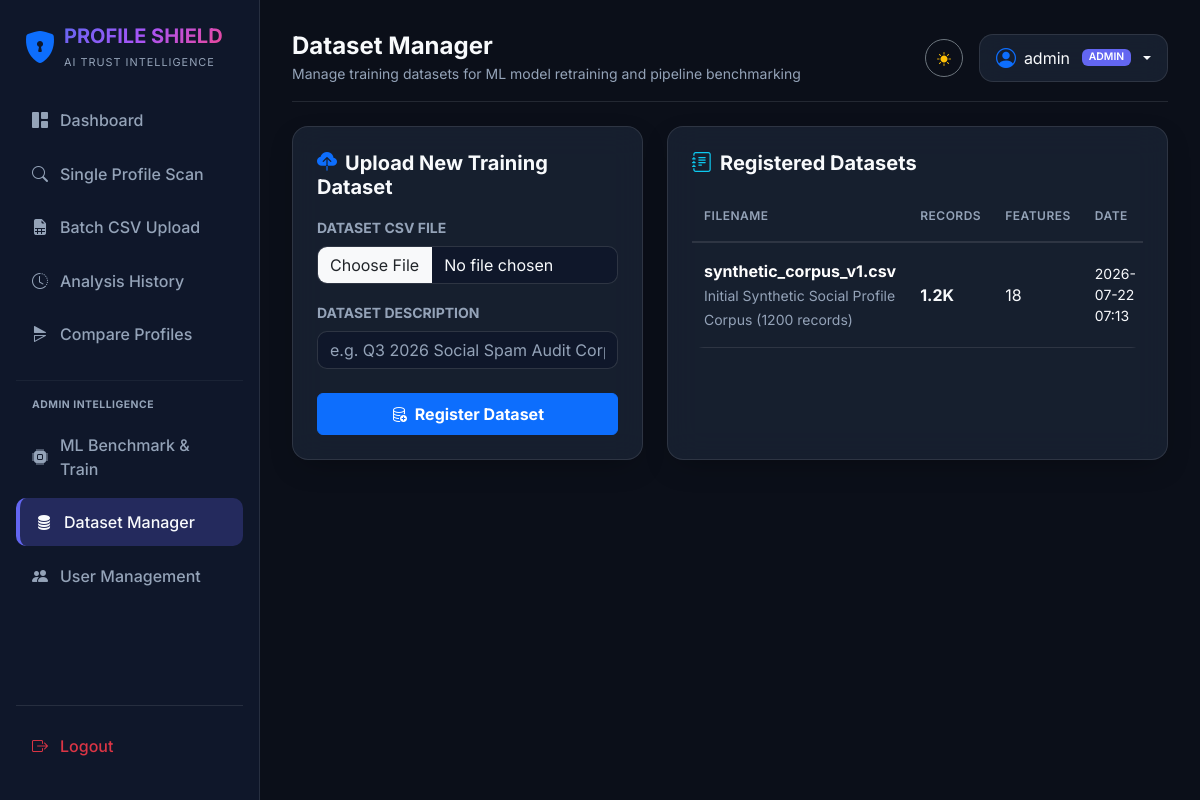
The app's page /admin/datasets (signed in), older data.
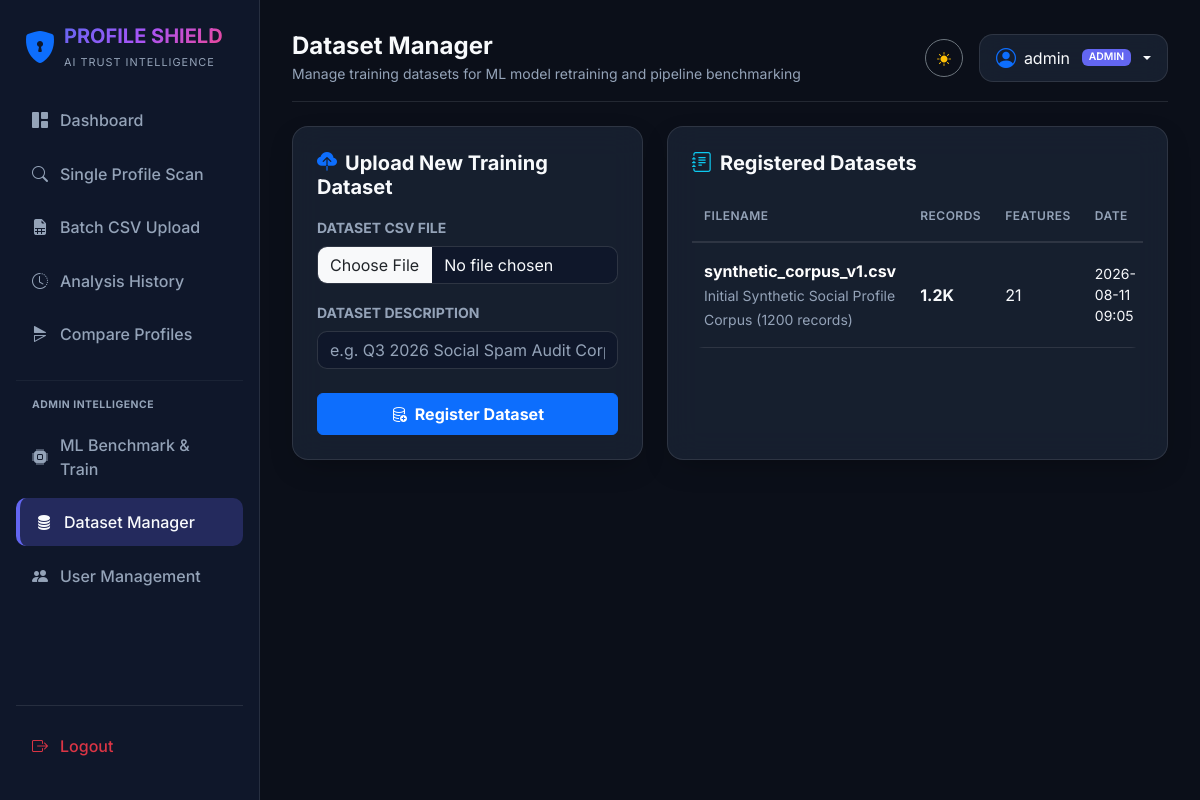
The same page, newer data.
### app/models/dataset.py (models this page shows, shortened)
class Dataset(db.Model):
    __tablename__ = 'datasets'
    id = db.Column(db.Integer, primary_key=True)
    filename = db.Column(db.String(255), nullable=False)
    filepath = db.Column(db.String(500), nullable=False)
    description = db.Column(db.String(255), nullable=True)
    num_rows = db.Column(db.Integer, default=0)
    num_features = db.Column(db.Integer, default=0)
    uploaded_by = db.Column(db.Integer, db.ForeignKey('users.id'), nullable=True)
    created_at = db.Column(db.DateTime, default=datetime.utcnow)

### app/routes/admin.py (the view, shortened to what this page needs)
@admin_bp.route('/datasets', methods=['GET', 'POST'])
@login_required
@admin_required
def datasets():
    all_datasets = Dataset.query.order_by(Dataset.created_at.desc()).all()
    return render_template('admin/dataset_manager.html', datasets=all_datasets)

### app/models/user.py (called while the page is built)
    def is_admin(self) -> bool:
        return self.role.lower() == 'admin'

### app/utils/helpers.py (called while the page is built)
def format_number(val):
    if val is None:
        return "0"
    num = float(val)
    if num >= 1_000_000:
        return f"{num / 1_000_000:.1f}M"
    elif num >= 1_000:
        return f"{num / 1_000:.1f}K"
    return f"{int(num):,}"

### app/templates/admin/dataset_manager.html
{% extends "base.html" %}
{% block page_title %}Dataset Manager{% endblock %}
{% block page_subtitle %}Manage training datasets for ML model retraining and pipeline benchmarking{% endblock %}
{% block content %}
<div class="row g-4 mb-4">
    <div class="col-lg-5">
        <div class="glass-panel p-4 h-100">
            <h5 class="fw-bold mb-3"><i class="bi bi-cloud-upload-fill me-2 text-primary"></i>Upload New Training Dataset</h5>
            <form method="POST" action="{{ url_for('admin.datasets') }}" enctype="multipart/form-data">
                <div class="mb-3">
                    <label class="form-label text-muted small fw-bold">DATASET CSV FILE</label>
                    <input type="file" name="file" class="form-control bg-transparent border-secondary text-white" accept=".csv" required>
                </div>
                <div class="mb-4">
                    <label class="form-label text-muted small fw-bold">DATASET DESCRIPTION</label>
                    <input type="text" name="description" class="form-control bg-transparent border-secondary text-white" placeholder="e.g. Q3 2026 Social Spam Audit Corpus">
                </div>
                <button type="submit" class="btn btn-primary w-100 py-2 fw-bold">
                    <i class="bi bi-database-add me-1"></i> Register Dataset
                </button>
            </form>
        </div>
    </div>
    <div class="col-lg-7">
        <div class="glass-panel p-4 h-100">
            <h5 class="fw-bold mb-3"><i class="bi bi-journal-text me-2 text-info"></i>Registered Datasets</h5>
            <div class="table-responsive">
                <table class="table table-dark table-hover align-middle mb-0">
                    <thead>
                        <tr class="text-muted small border-bottom border-secondary border-opacity-50">
                            <th>FILENAME</th>
                            <th>RECORDS</th>
                            <th>FEATURES</th>
                            <th>DATE</th>
                        </tr>
                    </thead>
                    <tbody>
                        {% for ds in datasets %}
                        <tr>
                            <td>
                                <div class="fw-bold text-white">{{ ds.filename }}</div>
                                <small class="text-muted">{{ ds.description }}</small>
                            </td>
                            <td class="fw-bold text-info">{{ ds.num_rows|format_num }}</td>
                            <td>{{ ds.num_features }}</td>
                            <td class="text-muted small">{{ ds.created_at.strftime('%Y-%m-%d %H:%M') }}</td>
                        </tr>
                        {% else %}
                        <tr>
                            <td colspan="4" class="text-center text-muted py-4">No custom datasets uploaded. System using synthetic baseline generator.</td>
                        </tr>
                        {% endfor %}
                    </tbody>
                </table>
            </div>
        </div>
    </div>
</div>
{% endblock %}

Row changes from the older to the newer data that the page shows:
changed Dataset "synthetic_corpus_v1.csv": num_features "18" → "21"; created_at "2026-07-22 07:13" → "2026-08-11 09:05"
